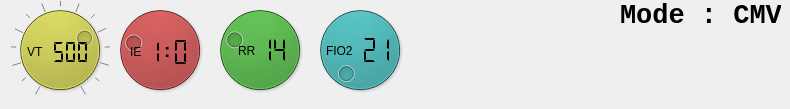
            <widget class="QWidget" name="page">
             <widget class="QDial" name="vtdial">
              <property name="geometry">
               <rect>
                <x>10</x>
                <y>0</y>
                <width>100</width>
                <height>100</height>
               </rect>
              </property>
              <property name="minimumSize">
               <size>
                <width>100</width>
                <height>100</height>
               </size>
              </property>
              <property name="styleSheet">
               <string notr="true">background-color: rgb(200,200,20)</string>
              </property>
              <property name="minimum">
               <number>250</number>
              </property>
              <property name="maximum">
               <number>600</number>
              </property>
              <property name="singleStep">
               <number>25</number>
              </property>
              <property name="value">
               <number>500</number>
              </property>
              <property name="wrapping">
               <bool>false</bool>
              </property>
              <property name="notchTarget">
               <double>10.000000000000000</double>
              </property>
              <property name="notchesVisible">
               <bool>true</bool>
              </property>
             </widget>
             <widget class="QLCDNumber" name="vtlcd">
              <property name="enabled">
               <bool>false</bool>
              </property>
              <property name="geometry">
               <rect>
                <x>51</x>
                <y>37</y>
                <width>41</width>
                <height>30</height>
               </rect>
              </property>
              <property name="minimumSize">
               <size>
                <width>0</width>
                <height>20</height>
               </size>
              </property>
              <property name="styleSheet">
               <string notr="true">color:black</string>
              </property>
              <property name="frameShape">
               <enum>QFrame::NoFrame</enum>
              </property>
              <property name="frameShadow">
               <enum>QFrame::Plain</enum>
              </property>
              <property name="digitCount">
               <number>3</number>
              </property>
              <property name="segmentStyle">
               <enum>QLCDNumber::Flat</enum>
              </property>
              <property name="intValue" stdset="0">
               <number>500</number>
              </property>
             </widget>
             <widget class="QLabel" name="label_13">
              <property name="geometry">
               <rect>
                <x>27</x>
                <y>44</y>
                <width>41</width>
                <height>16</height>
               </rect>
              </property>
              <property name="styleSheet">
               <string notr="true">color:black</string>
              </property>
              <property name="text">
               <string>VT</string>
              </property>
             </widget>
             <widget class="QDial" name="iedial">
              <property name="geometry">
               <rect>
                <x>110</x>
                <y>0</y>
                <width>100</width>
                <height>100</height>
               </rect>
              </property>
              <property name="minimumSize">
               <size>
                <width>100</width>
                <height>100</height>
               </size>
              </property>
              <property name="styleSheet">
               <string notr="true">background-color: rgb(200,20,20)</string>
              </property>
              <property name="minimum">
               <number>1</number>
              </property>
              <property name="maximum">
               <number>5</number>
              </property>
              <property name="value">
               <number>2</number>
              </property>
             </widget>
             <widget class="QLCDNumber" name="ilcd">
              <property name="geometry">
               <rect>
                <x>147</x>
                <y>37</y>
                <width>16</width>
                <height>30</height>
               </rect>
              </property>
              <property name="minimumSize">
               <size>
                <width>0</width>
                <height>0</height>
               </size>
              </property>
              <property name="styleSheet">
               <string notr="true">color:black</string>
              </property>
              <property name="frameShape">
               <enum>QFrame::NoFrame</enum>
              </property>
              <property name="frameShadow">
               <enum>QFrame::Plain</enum>
              </property>
              <property name="digitCount">
               <number>1</number>
              </property>
              <property name="segmentStyle">
               <enum>QLCDNumber::Flat</enum>
              </property>
              <property name="value" stdset="0">
               <double>1.000000000000000</double>
              </property>
             </widget>
             <widget class="QLabel" name="label_17">
              <property name="geometry">
               <rect>
                <x>164</x>
                <y>30</y>
                <width>10</width>
                <height>40</height>
               </rect>
              </property>
              <property name="font">
               <font>
                <pointsize>14</pointsize>
                <weight>75</weight>
                <bold>true</bold>
               </font>
              </property>
              <property name="styleSheet">
               <string notr="true">color:black</string>
              </property>
              <property name="text">
               <string>:</string>
              </property>
             </widget>
             <widget class="QLCDNumber" name="ielcd">
              <property name="geometry">
               <rect>
                <x>167</x>
                <y>37</y>
                <width>28</width>
                <height>30</height>
               </rect>
              </property>
              <property name="minimumSize">
               <size>
                <width>0</width>
                <height>0</height>
               </size>
              </property>
              <property name="styleSheet">
               <string notr="true">color:black</string>
              </property>
              <property name="frameShape">
               <enum>QFrame::NoFrame</enum>
              </property>
              <property name="frameShadow">
               <enum>QFrame::Plain</enum>
              </property>
              <property name="digitCount">
               <number>1</number>
              </property>
              <property name="segmentStyle">
               <enum>QLCDNumber::Flat</enum>
              </property>
             </widget>
             <widget class="QLabel" name="label_15">
              <property name="geometry">
               <rect>
                <x>130</x>
                <y>44</y>
                <width>21</width>
                <height>16</height>
               </rect>
              </property>
              <property name="styleSheet">
               <string notr="true">color:black</string>
              </property>
              <property name="text">
               <string>IE</string>
              </property>
             </widget>
             <widget class="QDial" name="rrdial">
              <property name="geometry">
               <rect>
                <x>210</x>
                <y>0</y>
                <width>100</width>
                <height>100</height>
               </rect>
              </property>
              <property name="minimumSize">
               <size>
                <width>100</width>
                <height>100</height>
               </size>
              </property>
              <property name="styleSheet">
               <string notr="true">background-color: rgb(20,100,10)</string>
              </property>
              <property name="minimum">
               <number>8</number>
              </property>
              <property name="maximum">
               <number>30</number>
              </property>
              <property name="value">
               <number>14</number>
              </property>
             </widget>
             <widget class="QLabel" name="label_14">
              <property name="geometry">
               <rect>
                <x>238</x>
                <y>44</y>
                <width>22</width>
                <height>14</height>
               </rect>
              </property>
              <property name="styleSheet">
               <string notr="true">color:black</string>
              </property>
              <property name="text">
               <string>RR</string>
              </property>
             </widget>
             <widget class="QDial" name="fiodial">
              <property name="geometry">
               <rect>
                <x>310</x>
                <y>0</y>
                <width>100</width>
                <height>100</height>
               </rect>
              </property>
              <property name="minimumSize">
               <size>
                <width>100</width>
                <height>100</height>
               </size>
              </property>
              <property name="styleSheet">
               <string notr="true">background-color: rgb(0,20,20)</string>
              </property>
              <property name="minimum">
               <number>21</number>
              </property>
              <property name="maximum">
               <number>80</number>
              </property>
             </widget>
             <widget class="QLCDNumber" name="fiolcd">
              <property name="geometry">
               <rect>
                <x>344</x>
                <y>35</y>
                <width>52</width>
                <height>30</height>
               </rect>
              </property>
              <property name="minimumSize">
               <size>
                <width>0</width>
                <height>0</height>
               </size>
              </property>
              <property name="styleSheet">
               <string notr="true">color:black</string>
              </property>
              <property name="frameShape">
               <enum>QFrame::NoFrame</enum>
              </property>
              <property name="frameShadow">
               <enum>QFrame::Plain</enum>
              </property>
              <property name="digitCount">
               <number>3</number>
              </property>
              <property name="segmentStyle">
               <enum>QLCDNumber::Flat</enum>
              </property>
              <property name="intValue" stdset="0">
               <number>21</number>
              </property>
             </widget>
             <widget class="QLabel" name="label_16">
              <property name="geometry">
               <rect>
                <x>326</x>
                <y>44</y>
                <width>32</width>
                <height>14</height>
               </rect>
              </property>
              <property name="styleSheet">
               <string notr="true">color:black</string>
              </property>
              <property name="text">
               <string>FIO2</string>
              </property>
             </widget>
             <widget class="QLCDNumber" name="rrlcd">
              <property name="enabled">
               <bool>false</bool>
              </property>
              <property name="geometry">
               <rect>
                <x>253</x>
                <y>35</y>
                <width>41</width>
                <height>30</height>
               </rect>
              </property>
              <property name="minimumSize">
               <size>
                <width>0</width>
                <height>20</height>
               </size>
              </property>
              <property name="styleSheet">
               <string notr="true">color:black</string>
              </property>
              <property name="frameShape">
               <enum>QFrame::NoFrame</enum>
              </property>
              <property name="frameShadow">
               <enum>QFrame::Plain</enum>
              </property>
              <property name="digitCount">
               <number>2</number>
              </property>
              <property name="segmentStyle">
               <enum>QLCDNumber::Flat</enum>
              </property>
              <property name="intValue" stdset="0">
               <number>14</number>
              </property>
             </widget>
             <widget class="QLabel" name="label">
              <property name="geometry">
               <rect>
                <x>620</x>
                <y>0</y>
                <width>161</width>
                <height>31</height>
               </rect>
              </property>
              <property name="font">
               <font>
                <family>Consolas</family>
                <pointsize>20</pointsize>
                <weight>75</weight>
                <bold>true</bold>
               </font>
              </property>
              <property name="text">
               <string>Mode : CMV</string>
              </property>
             </widget>
            </widget>
